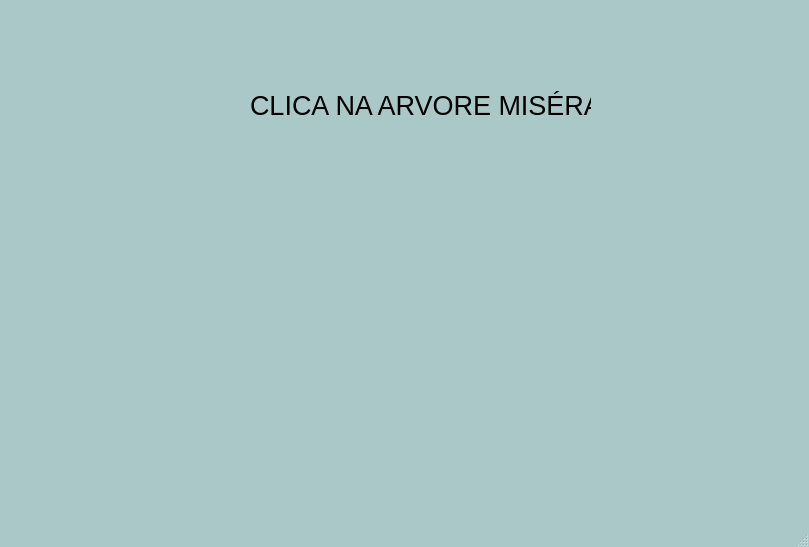
<?xml version="1.0" encoding="UTF-8"?>
<ui version="4.0">
 <class>MainWindow</class>
 <widget class="QMainWindow" name="MainWindow">
  <property name="geometry">
   <rect>
    <x>0</x>
    <y>0</y>
    <width>809</width>
    <height>547</height>
   </rect>
  </property>
  <property name="palette">
   <palette>
    <active>
     <colorrole role="WindowText">
      <brush brushstyle="SolidPattern">
       <color alpha="255">
        <red>0</red>
        <green>0</green>
        <blue>0</blue>
       </color>
      </brush>
     </colorrole>
     <colorrole role="Button">
      <brush brushstyle="SolidPattern">
       <color alpha="255">
        <red>169</red>
        <green>200</green>
        <blue>199</blue>
       </color>
      </brush>
     </colorrole>
     <colorrole role="Light">
      <brush brushstyle="SolidPattern">
       <color alpha="255">
        <red>255</red>
        <green>255</green>
        <blue>255</blue>
       </color>
      </brush>
     </colorrole>
     <colorrole role="Midlight">
      <brush brushstyle="SolidPattern">
       <color alpha="255">
        <red>212</red>
        <green>227</green>
        <blue>227</blue>
       </color>
      </brush>
     </colorrole>
     <colorrole role="Dark">
      <brush brushstyle="SolidPattern">
       <color alpha="255">
        <red>84</red>
        <green>100</green>
        <blue>99</blue>
       </color>
      </brush>
     </colorrole>
     <colorrole role="Mid">
      <brush brushstyle="SolidPattern">
       <color alpha="255">
        <red>113</red>
        <green>133</green>
        <blue>133</blue>
       </color>
      </brush>
     </colorrole>
     <colorrole role="Text">
      <brush brushstyle="SolidPattern">
       <color alpha="255">
        <red>0</red>
        <green>0</green>
        <blue>0</blue>
       </color>
      </brush>
     </colorrole>
     <colorrole role="BrightText">
      <brush brushstyle="SolidPattern">
       <color alpha="255">
        <red>255</red>
        <green>255</green>
        <blue>255</blue>
       </color>
      </brush>
     </colorrole>
     <colorrole role="ButtonText">
      <brush brushstyle="SolidPattern">
       <color alpha="255">
        <red>0</red>
        <green>0</green>
        <blue>0</blue>
       </color>
      </brush>
     </colorrole>
     <colorrole role="Base">
      <brush brushstyle="SolidPattern">
       <color alpha="255">
        <red>255</red>
        <green>255</green>
        <blue>255</blue>
       </color>
      </brush>
     </colorrole>
     <colorrole role="Window">
      <brush brushstyle="SolidPattern">
       <color alpha="255">
        <red>169</red>
        <green>200</green>
        <blue>199</blue>
       </color>
      </brush>
     </colorrole>
     <colorrole role="Shadow">
      <brush brushstyle="SolidPattern">
       <color alpha="255">
        <red>0</red>
        <green>0</green>
        <blue>0</blue>
       </color>
      </brush>
     </colorrole>
     <colorrole role="AlternateBase">
      <brush brushstyle="SolidPattern">
       <color alpha="255">
        <red>212</red>
        <green>227</green>
        <blue>227</blue>
       </color>
      </brush>
     </colorrole>
     <colorrole role="ToolTipBase">
      <brush brushstyle="SolidPattern">
       <color alpha="255">
        <red>255</red>
        <green>255</green>
        <blue>220</blue>
       </color>
      </brush>
     </colorrole>
     <colorrole role="ToolTipText">
      <brush brushstyle="SolidPattern">
       <color alpha="255">
        <red>0</red>
        <green>0</green>
        <blue>0</blue>
       </color>
      </brush>
     </colorrole>
    </active>
    <inactive>
     <colorrole role="WindowText">
      <brush brushstyle="SolidPattern">
       <color alpha="255">
        <red>0</red>
        <green>0</green>
        <blue>0</blue>
       </color>
      </brush>
     </colorrole>
     <colorrole role="Button">
      <brush brushstyle="SolidPattern">
       <color alpha="255">
        <red>169</red>
        <green>200</green>
        <blue>199</blue>
       </color>
      </brush>
     </colorrole>
     <colorrole role="Light">
      <brush brushstyle="SolidPattern">
       <color alpha="255">
        <red>255</red>
        <green>255</green>
        <blue>255</blue>
       </color>
      </brush>
     </colorrole>
     <colorrole role="Midlight">
      <brush brushstyle="SolidPattern">
       <color alpha="255">
        <red>212</red>
        <green>227</green>
        <blue>227</blue>
       </color>
      </brush>
     </colorrole>
     <colorrole role="Dark">
      <brush brushstyle="SolidPattern">
       <color alpha="255">
        <red>84</red>
        <green>100</green>
        <blue>99</blue>
       </color>
      </brush>
     </colorrole>
     <colorrole role="Mid">
      <brush brushstyle="SolidPattern">
       <color alpha="255">
        <red>113</red>
        <green>133</green>
        <blue>133</blue>
       </color>
      </brush>
     </colorrole>
     <colorrole role="Text">
      <brush brushstyle="SolidPattern">
       <color alpha="255">
        <red>0</red>
        <green>0</green>
        <blue>0</blue>
       </color>
      </brush>
     </colorrole>
     <colorrole role="BrightText">
      <brush brushstyle="SolidPattern">
       <color alpha="255">
        <red>255</red>
        <green>255</green>
        <blue>255</blue>
       </color>
      </brush>
     </colorrole>
     <colorrole role="ButtonText">
      <brush brushstyle="SolidPattern">
       <color alpha="255">
        <red>0</red>
        <green>0</green>
        <blue>0</blue>
       </color>
      </brush>
     </colorrole>
     <colorrole role="Base">
      <brush brushstyle="SolidPattern">
       <color alpha="255">
        <red>255</red>
        <green>255</green>
        <blue>255</blue>
       </color>
      </brush>
     </colorrole>
     <colorrole role="Window">
      <brush brushstyle="SolidPattern">
       <color alpha="255">
        <red>169</red>
        <green>200</green>
        <blue>199</blue>
       </color>
      </brush>
     </colorrole>
     <colorrole role="Shadow">
      <brush brushstyle="SolidPattern">
       <color alpha="255">
        <red>0</red>
        <green>0</green>
        <blue>0</blue>
       </color>
      </brush>
     </colorrole>
     <colorrole role="AlternateBase">
      <brush brushstyle="SolidPattern">
       <color alpha="255">
        <red>212</red>
        <green>227</green>
        <blue>227</blue>
       </color>
      </brush>
     </colorrole>
     <colorrole role="ToolTipBase">
      <brush brushstyle="SolidPattern">
       <color alpha="255">
        <red>255</red>
        <green>255</green>
        <blue>220</blue>
       </color>
      </brush>
     </colorrole>
     <colorrole role="ToolTipText">
      <brush brushstyle="SolidPattern">
       <color alpha="255">
        <red>0</red>
        <green>0</green>
        <blue>0</blue>
       </color>
      </brush>
     </colorrole>
    </inactive>
    <disabled>
     <colorrole role="WindowText">
      <brush brushstyle="SolidPattern">
       <color alpha="255">
        <red>84</red>
        <green>100</green>
        <blue>99</blue>
       </color>
      </brush>
     </colorrole>
     <colorrole role="Button">
      <brush brushstyle="SolidPattern">
       <color alpha="255">
        <red>169</red>
        <green>200</green>
        <blue>199</blue>
       </color>
      </brush>
     </colorrole>
     <colorrole role="Light">
      <brush brushstyle="SolidPattern">
       <color alpha="255">
        <red>255</red>
        <green>255</green>
        <blue>255</blue>
       </color>
      </brush>
     </colorrole>
     <colorrole role="Midlight">
      <brush brushstyle="SolidPattern">
       <color alpha="255">
        <red>212</red>
        <green>227</green>
        <blue>227</blue>
       </color>
      </brush>
     </colorrole>
     <colorrole role="Dark">
      <brush brushstyle="SolidPattern">
       <color alpha="255">
        <red>84</red>
        <green>100</green>
        <blue>99</blue>
       </color>
      </brush>
     </colorrole>
     <colorrole role="Mid">
      <brush brushstyle="SolidPattern">
       <color alpha="255">
        <red>113</red>
        <green>133</green>
        <blue>133</blue>
       </color>
      </brush>
     </colorrole>
     <colorrole role="Text">
      <brush brushstyle="SolidPattern">
       <color alpha="255">
        <red>84</red>
        <green>100</green>
        <blue>99</blue>
       </color>
      </brush>
     </colorrole>
     <colorrole role="BrightText">
      <brush brushstyle="SolidPattern">
       <color alpha="255">
        <red>255</red>
        <green>255</green>
        <blue>255</blue>
       </color>
      </brush>
     </colorrole>
     <colorrole role="ButtonText">
      <brush brushstyle="SolidPattern">
       <color alpha="255">
        <red>84</red>
        <green>100</green>
        <blue>99</blue>
       </color>
      </brush>
     </colorrole>
     <colorrole role="Base">
      <brush brushstyle="SolidPattern">
       <color alpha="255">
        <red>169</red>
        <green>200</green>
        <blue>199</blue>
       </color>
      </brush>
     </colorrole>
     <colorrole role="Window">
      <brush brushstyle="SolidPattern">
       <color alpha="255">
        <red>169</red>
        <green>200</green>
        <blue>199</blue>
       </color>
      </brush>
     </colorrole>
     <colorrole role="Shadow">
      <brush brushstyle="SolidPattern">
       <color alpha="255">
        <red>0</red>
        <green>0</green>
        <blue>0</blue>
       </color>
      </brush>
     </colorrole>
     <colorrole role="AlternateBase">
      <brush brushstyle="SolidPattern">
       <color alpha="255">
        <red>169</red>
        <green>200</green>
        <blue>199</blue>
       </color>
      </brush>
     </colorrole>
     <colorrole role="ToolTipBase">
      <brush brushstyle="SolidPattern">
       <color alpha="255">
        <red>255</red>
        <green>255</green>
        <blue>220</blue>
       </color>
      </brush>
     </colorrole>
     <colorrole role="ToolTipText">
      <brush brushstyle="SolidPattern">
       <color alpha="255">
        <red>0</red>
        <green>0</green>
        <blue>0</blue>
       </color>
      </brush>
     </colorrole>
    </disabled>
   </palette>
  </property>
  <property name="windowTitle">
   <string>MainWindow</string>
  </property>
  <widget class="QWidget" name="centralwidget">
   <widget class="QLabel" name="label">
    <property name="enabled">
     <bool>true</bool>
    </property>
    <property name="geometry">
     <rect>
      <x>310</x>
      <y>170</y>
      <width>220</width>
      <height>250</height>
     </rect>
    </property>
    <property name="maximumSize">
     <size>
      <width>220</width>
      <height>250</height>
     </size>
    </property>
    <property name="text">
     <string/>
    </property>
    <property name="pixmap">
     <pixmap>arvore.png</pixmap>
    </property>
    <property name="scaledContents">
     <bool>true</bool>
    </property>
   </widget>
   <widget class="QLabel" name="label_2">
    <property name="geometry">
     <rect>
      <x>250</x>
      <y>80</y>
      <width>341</width>
      <height>51</height>
     </rect>
    </property>
    <property name="font">
     <font>
      <pointsize>20</pointsize>
     </font>
    </property>
    <property name="layoutDirection">
     <enum>Qt::LeftToRight</enum>
    </property>
    <property name="text">
     <string>CLICA NA ARVORE MISÉRA</string>
    </property>
    <property name="scaledContents">
     <bool>false</bool>
    </property>
   </widget>
  </widget>
  <widget class="QStatusBar" name="statusbar"/>
 </widget>
 <resources/>
 <connections/>
</ui>
